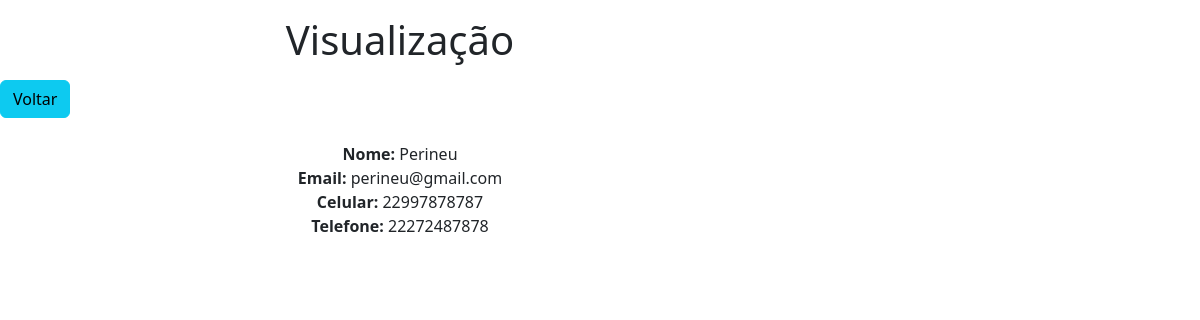
Page /view/16/ on the committed database.
### cliente/models.py (models this page shows, shortened)
class Cliente(models.Model):
    nome = models.CharField(max_length=50)
    email = models.EmailField(max_length=50)
    celular = models.CharField(max_length=11, blank=True, null=True, verbose_name='Nº telefone celular')
    telefone_fixo = models.CharField(max_length=11, blank=True, null=True, verbose_name='Nº telefone fixo')

### cliente/views.py (the view)
# urls.py: path('view/<int:pk>/', views.view, name='view'),
def view(request, pk):
    data = {}
    data['db'] = Cliente.objects.get(pk=pk)
    return render(request, 'view.html', data)

### cliente/templates/view.html (shortened to what this page needs)
<!DOCTYPE html>
<html>
    <head>
        <link href="https://cdn.jsdelivr.net/npm/bootstrap@5.3.3/dist/css/bootstrap.min.css" rel="stylesheet">
    </head>
    <body>
       <div class="col-8 m-alto pt-3 pb-2 text-center">
            <h1>Visualização</h1>
        </div>
        <div>
            <a href="/cliente" class="btn btn-info">Voltar</a>
        </div>
        <div class="col-8 m-alto pt-4 pb-2 text-center">
           <strong>Nome: </strong>{{db.nome}}<br>
           <strong>Email: </strong>{{db.email}}<br>
           <strong>Celular: </strong>{{db.celular}}<br>
           <strong>Telefone: </strong>{{db.telefone_fixo}}<br>
        </div>
    </body>
</html>

### rows in the picture
Cliente: nome "Perineu", email "perineu@gmail.com", celular "22997878787", telefone_fixo "22272487878"
